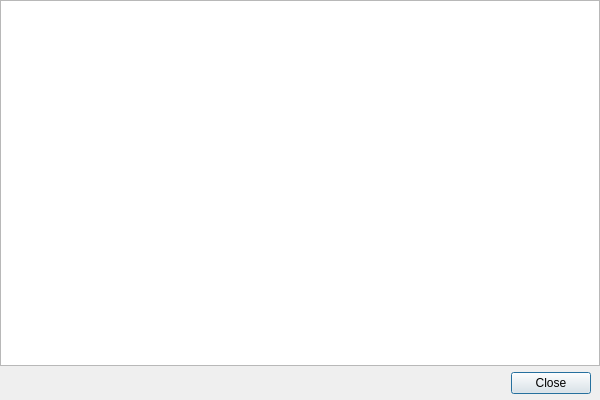
<?xml version="1.0" encoding="UTF-8"?>
<ui version="4.0">
 <class>CustomizeMenuDialog</class>
 <widget class="QDialog" name="CustomizeMenuDialog">
  <property name="geometry">
   <rect>
    <x>0</x>
    <y>0</y>
    <width>600</width>
    <height>400</height>
   </rect>
  </property>
  <property name="windowTitle">
   <string>Menu Customization</string>
  </property>
  <layout class="QVBoxLayout">
   <property name="leftMargin">
    <number>0</number>
   </property>
   <property name="topMargin">
    <number>0</number>
   </property>
   <property name="rightMargin">
    <number>0</number>
   </property>
   <property name="bottomMargin">
    <number>0</number>
   </property>
   <item>
    <widget class="QTreeView" name="view">
     <property name="contextMenuPolicy">
      <enum>Qt::ContextMenuPolicy::CustomContextMenu</enum>
     </property>
     <property name="verticalScrollBarPolicy">
      <enum>Qt::ScrollBarPolicy::ScrollBarAlwaysOff</enum>
     </property>
     <property name="horizontalScrollBarPolicy">
      <enum>Qt::ScrollBarPolicy::ScrollBarAlwaysOff</enum>
     </property>
     <attribute name="headerVisible">
      <bool>false</bool>
     </attribute>
     <attribute name="headerMinimumSectionSize">
      <number>9</number>
     </attribute>
     <attribute name="headerStretchLastSection">
      <bool>false</bool>
     </attribute>
    </widget>
   </item>
   <item>
    <layout class="QHBoxLayout" name="_2">
     <property name="leftMargin">
      <number>6</number>
     </property>
     <property name="topMargin">
      <number>0</number>
     </property>
     <property name="rightMargin">
      <number>9</number>
     </property>
     <property name="bottomMargin">
      <number>6</number>
     </property>
     <item>
      <widget class="QDialogButtonBox" name="buttonBox">
       <property name="standardButtons">
        <set>QDialogButtonBox::StandardButton::Close</set>
       </property>
      </widget>
     </item>
    </layout>
   </item>
  </layout>
 </widget>
 <layoutdefault spacing="6" margin="11"/>
 <resources/>
 <connections>
  <connection>
   <sender>buttonBox</sender>
   <signal>clicked(QAbstractButton*)</signal>
   <receiver>CustomizeMenuDialog</receiver>
   <slot>close()</slot>
   <hints>
    <hint type="sourcelabel">
     <x>446</x>
     <y>378</y>
    </hint>
    <hint type="destinationlabel">
     <x>299</x>
     <y>199</y>
    </hint>
   </hints>
  </connection>
 </connections>
</ui>
